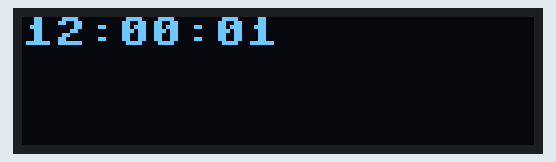
Bench run of a program on a simulated Raspberry Pi Pico running MicroPython. Shown: 128×32 one-colour display. Library files of the repository ran but are not shown: ssd1306.py; what the program prints to the serial console is not drawn.

Above: at 1.1 s.
At 5.1 s:
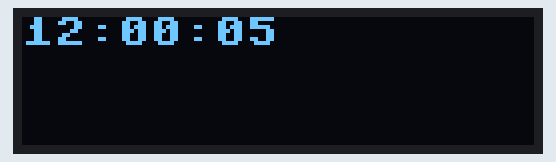
At 9.1 s:
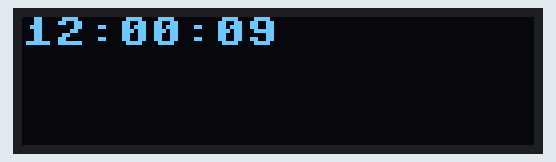
At 19.1 s:
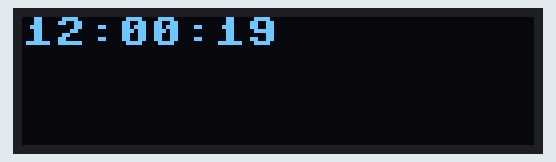
At 28.1 s:
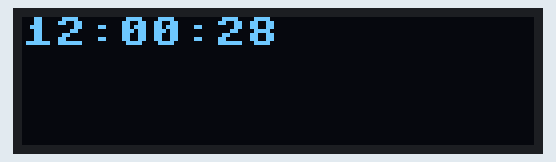
At 38.1 s:
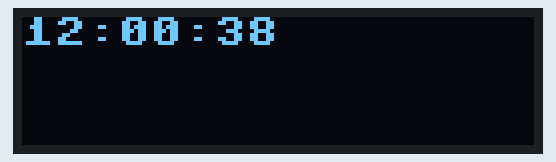

Measured:
- what the display in image 0 shows lasts 1.0 s, from 1.0 s to 2.0 s

The program:

11_02_oled_clock.py
```python
from machine import Pin, I2C, Timer
from ssd1306 import SSD1306_I2C

i2c = I2C(0, sda=Pin(4, pull=Pin.PULL_UP), scl=Pin(5, pull=Pin.PULL_UP))
oled = SSD1306_I2C(128, 32, i2c)

h, m, s = (12, 0, 0)

def show_time():
    oled.fill(0)
    time_str = "{:02d}:{:02d}:{:02d}".format(h, m, s)
    print(time_str)
    oled.text(time_str, 0, 0, 1)
    oled.show()

def tick(timer):
    global h, m, s
    s += 1
    if s == 60:
        s = 0
        m += 1
        if m == 60:
            m = 0
            h += 1
            if h == 24:
                h = 0
    show_time()

Timer().init(freq=1, mode=Timer.PERIODIC, callback=tick)
```
